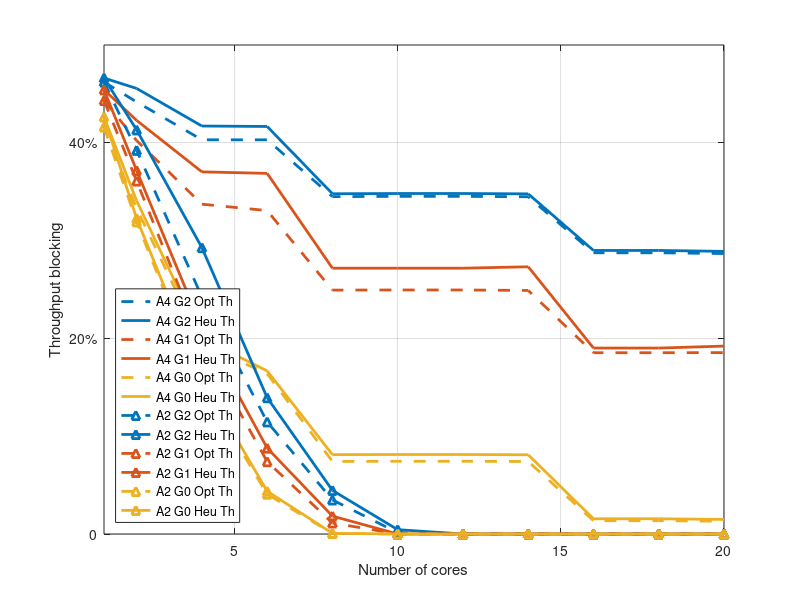
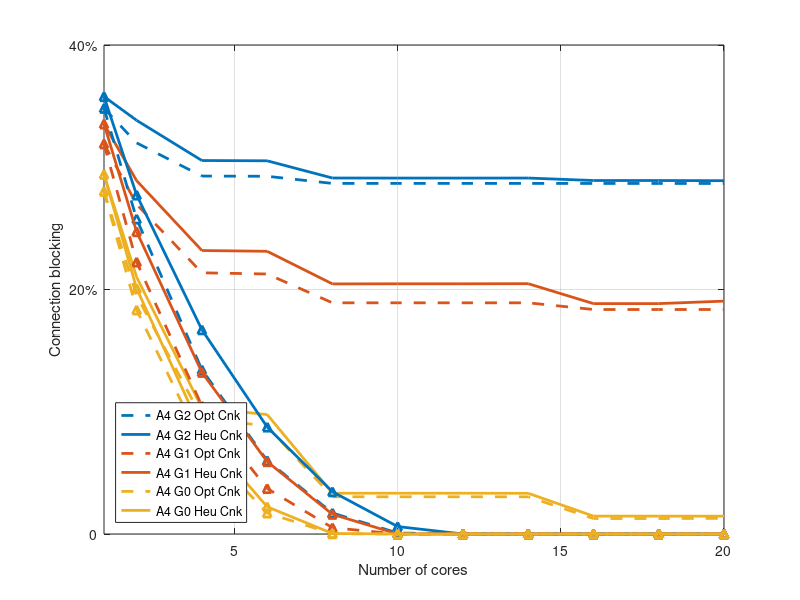

Recreate these plots in MATLAB, in order.
clc;
close all;
clear;

load arch4Guard2.mat
load arch4Guard1.mat
load arch4Guard0.mat
load arch2Guard2.mat
load arch2Guard1.mat
load arch2Guard0.mat
corev = [1, 2, 4, 6, 8, 10, 12, 14, 16, 18, 20];
%% Plot connections
% colors: [0, 0.45, 0.74], [.85, .33, .1], [.93, .69, .13]
figure1 = figure;
axes1 = axes('Parent', figure1);
box(axes1, 'on')
hold(axes1, 'on')
grid(axes1, 'on')
h(1) = plot(corev,thpUbA4G2, '--', ...
    'displayname', 'A4 G2 Opt Th', 'linewidth', 2, ...
    'color', [0, 0.45, 0.74]);
h(2) = plot(corev,thpHeA4G2, ...
    'displayname', 'A4 G2 Heu Th', 'linewidth', 2, ...
    'color', [0, 0.45, 0.74]);
h(3) = plot(corev,thpUbA4G1, '--', ...
    'displayname', 'A4 G1 Opt Th', 'linewidth', 2, ...
    'color', [.85, .33, .1]);
h(4) = plot(corev,thpHeA4G1, ...
    'displayname', 'A4 G1 Heu Th', 'linewidth', 2, ...
    'color', [.85, .33, .1]);
h(5) = plot(corev,thpUbA4G0, '--', ...
    'displayname', 'A4 G0 Opt Th', 'linewidth', 2, ...
    'color', [.93, .69, .13]);
h(6) = plot(corev,thpHeA4G0, ...
    'displayname', 'A4 G0 Heu Th', 'linewidth', 2, ...
    'color', [.93, .69, .13]);

h(7) = plot(corev,thpUbA2G2, '--', 'marker', '^', ...
    'displayname', 'A2 G2 Opt Th', 'linewidth', 2, ...
    'color', [0, 0.45, 0.74]);
h(8) = plot(corev,thpHeA2G2, 'marker', '^', ...
    'displayname', 'A2 G2 Heu Th', 'linewidth', 2, ...
    'color', [0, 0.45, 0.74]);
h(9) = plot(corev,thpUbA2G1, '--', 'marker', '^', ...
    'displayname', 'A2 G1 Opt Th', 'linewidth', 2, ...
    'color', [.85, .33, .1]);
h(10) = plot(corev,thpHeA2G1, 'marker', '^', ...
    'displayname', 'A2 G1 Heu Th', 'linewidth', 2, ...
    'color', [.85, .33, .1]);
h(11) = plot(corev,thpUbA2G0, '--', 'marker', '^', ...
    'displayname', 'A2 G0 Opt Th', 'linewidth', 2, ...
    'color', [.93, .69, .13]);
h(12) = plot(corev,thpHeA2G0, 'marker', '^', ...
    'displayname', 'A2 G0 Heu Th', 'linewidth', 2, ...
    'color', [.93, .69, .13]);

legend(h(1:end), 'location', 'southwest')
xlabel('Number of cores')
ylabel('Throughput blocking')
xlim([1, 20])
ytick = get(axes1, 'ytick');
set(axes1, 'ytick', ytick(1:2:end));
set(axes1, 'yticklabel', {'0','20%','40%','60%','80%','100%'});

%% Plot throughput
figure2 = figure;
axes2 = axes('Parent', figure2);
box(axes2, 'on')
hold(axes2, 'on')
grid(axes2, 'on')
h(1) = plot(corev,cnkUbA4G2, '--', ...
    'displayname', 'A4 G2 Opt Cnk', 'linewidth', 2, ...
    'color', [0, 0.45, 0.74]);
h(2) = plot(corev,cnkHeA4G2, ...
    'displayname', 'A4 G2 Heu Cnk', 'linewidth', 2, ...
    'color', [0, 0.45, 0.74]);
h(3) = plot(corev,cnkUbA4G1, '--', ...
    'displayname', 'A4 G1 Opt Cnk', 'linewidth', 2, ...
    'color', [.85, .33, .1]);
h(4) = plot(corev,cnkHeA4G1, ...
    'displayname', 'A4 G1 Heu Cnk', 'linewidth', 2, ...
    'color', [.85, .33, .1]);
h(5) = plot(corev,cnkUbA4G0, '--', ...
    'displayname', 'A4 G0 Opt Cnk', 'linewidth', 2, ...
    'color', [.93, .69, .13]);
h(6) = plot(corev,cnkHeA4G0, ...
    'displayname', 'A4 G0 Heu Cnk', 'linewidth', 2, ...
    'color', [.93, .69, .13]);

h(7) = plot(corev,cnkUbA2G2, '--', 'marker', '^', ...
    'displayname', 'A2 G2 Opt Cnk', 'linewidth', 2, ...
    'color', [0, 0.45, 0.74]);
h(8) = plot(corev,cnkHeA2G2, 'marker', '^', ...
    'displayname', 'A2 G2 Heu Cnk', 'linewidth', 2, ...
    'color', [0, 0.45, 0.74]);
h(9) = plot(corev,cnkUbA2G1, '--', 'marker', '^', ...
    'displayname', 'A2 G1 Opt Cnk', 'linewidth', 2, ...
    'color', [.85, .33, .1]);
h(10) = plot(corev,cnkHeA2G1, 'marker', '^', ...
    'displayname', 'A2 G1 Heu Cnk', 'linewidth', 2, ...
    'color', [.85, .33, .1]);
h(11) = plot(corev,cnkUbA2G0, '--', 'marker', '^', ...
    'displayname', 'A2 G0 Opt Cnk', 'linewidth', 2, ...
    'color', [.93, .69, .13]);
h(12) = plot(corev,cnkHeA2G0, 'marker', '^', ...
    'displayname', 'A2 G0 Heu Cnk', 'linewidth', 2, ...
    'color', [.93, .69, .13]);

legend(h(1:6), 'location', 'southwest')
xlabel('Number of cores')
ylabel('Connection blocking')
xlim([1, 20])
ytick = get(axes2, 'ytick');
set(axes2, 'ytick', ytick(1:2:end));
set(axes2, 'yticklabel', {'0','20%','40%','60%','80%','100%'});
